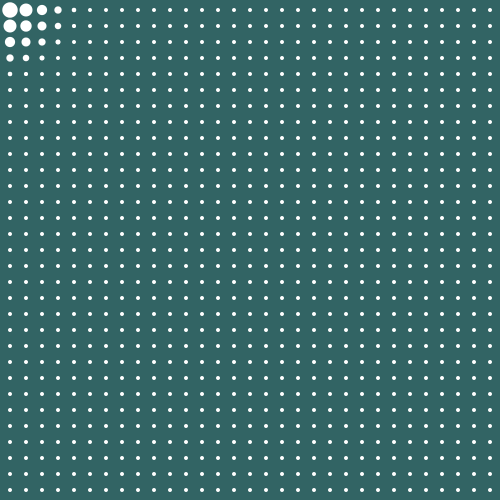
Frame 1 (no input)
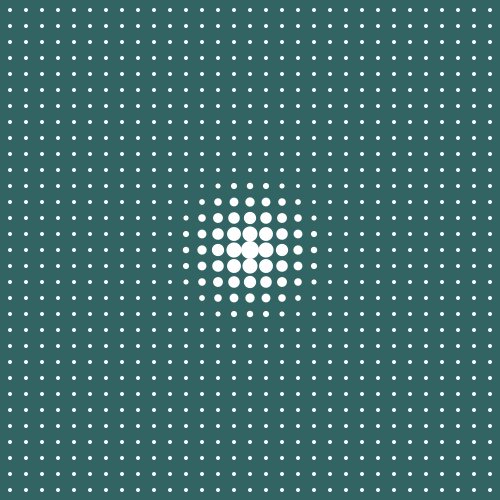
Frame 2 (the mouse pressed at the canvas centre, redrawn once)

The Processing sketch that drew these frames (run headless with seeded random() and noise(); the mouse was pressed at the canvas centre and the sketch redrawn once):

// Processing sketch: circle_grid
// ── circle_grid.pde

int rad = 2;
float diam = 2*rad;
float spacing = 4*diam;
float cutoff = 100.0;
float bul_rad = 80.0;

void setup() 
{
  size(500, 500);
  smooth();
  noStroke();
  noLoop();
}

void draw() 
{
  grid(10, 10);
}

void grid( int xPos, int yPos) 
{
  background(50,100,100);
  int mx = mouseX;
  int my = mouseY;
  fill(255, 255, 255);

  for (int i = xPos; i < width; i += spacing) 
  {
    for (int j = yPos; j < height; j += spacing) 
    {
      float distnce = dist(mx, my, i, j);
      if (distnce < bul_rad)
      {     
        float new_diam = map(distnce, 0, cutoff, 18, 0);
        ellipse(i, j, new_diam, new_diam);
      }        
      ellipse(i, j, diam, diam);
    }
  }
}

void mouseMoved()
{
  redraw();
}
